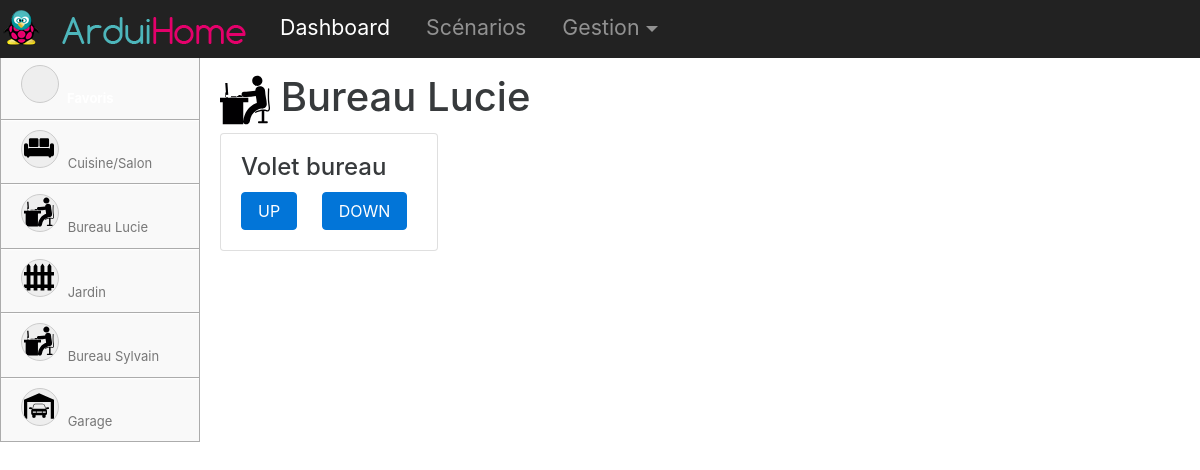
The app's page /index.php/dashboard/index/2 with its own data.
### tables this page shows
CREATE TABLE `zone` (
  `id` int(11) NOT NULL,
  `zone` varchar(45) NOT NULL,
  `image` varchar(45) DEFAULT 'default'
);

CREATE TABLE `peripherique` (
  `id` int(11) NOT NULL,
  `id_type_peripherique` int(11) NOT NULL,
  `id_zone` int(11) NOT NULL,
  `id_fonction` int(11) NOT NULL,
  `nom` varchar(45) NOT NULL,
  `masque` tinyint(1) NOT NULL DEFAULT '0',
  `target` varchar(45) NOT NULL,
  `favoris` tinyint(1) NOT NULL DEFAULT '0',
  `last_heartbeat` datetime DEFAULT NULL,
  `valeur` int(5) DEFAULT NULL
);

CREATE TABLE `commande` (
  `id` int(11) NOT NULL,
  `id_peripherique` int(11) NOT NULL,
  `nom` varchar(45) NOT NULL,
  `contenu` text NOT NULL,
  `nouvelle_valeur` int(11) NOT NULL
);

### application/controllers/Dashboard.php (called while the page is built, shortened)
<?php
class Dashboard extends CI_Controller {
	public function index($_id_zone=null)
	{
		if($_id_zone)
			$zone = $this->zone_model->find($_id_zone);
		else
			$zone = $this->zone_model->BuildFavorisZone();
		$data = array(
			'zone' => $zone,
			'peripheriques' => $this->zone_model->getPeripheriques($zone)
		);
		$this->load->view('header');
		$this->load->view('dashboard', $data);
		$this->load->view('footer');
	}
}

### index.php (called while the page is built, shortened)
<?php
require_once BASEPATH.'core/CodeIgniter.php';

### application/models/Zone_model.php (called while the page is built, shortened)
<?php
class Zone_model extends CI_Model{
	public function  getZones(){
			$zones = $this->db->get('zone')->result();
			return $zones;
	}
	public function find($id_zone){
		return  $this->db->where('id', $id_zone)->get('zone')->row();
	}
	public function getPeripheriques($zone){
		if($zone->id)
			$periphs = $this->db->where('id_zone', $zone->id)->get('peripherique')->result();
		else
			$periphs = $this->db->where('favoris', 1)->get('peripherique')->result();
		$peripheriques = array();
		foreach($periphs as $periph)
			$peripheriques[] = $this->peripherique_model->find($periph->id);
		return $peripheriques;
	}
}

### application/models/Peripherique_model.php (called while the page is built, shortened)
<?php
class Peripherique_model extends CI_Model{
	public function find($_id){
		$obj = $this->db
					->select('z.*, p.*')
					->where('p.id', $_id)
					->join('zone z', 'z.id = p.id_zone')
					->get('peripherique p')
					->row();
		$obj->commandes = $this->db->where('id_peripherique', $obj->id)->get('commande')->result();
		return $obj;
	}
}

### application/views/dashboard.php (the view)
<?php include('includes/sidebar.php'); ?>
 <div class="col-md-10 zone-principale">
       <h1><img src="<?php echo base_url().'assets/img/icons/'.$zone->image; ?>.svg" style="height: 50px; width: 50px;"/> <?php echo $zone->zone; ?></h1>
       <div class="row">
        <?php foreach($peripheriques as $periph){ ?>
     	 <div class="col-md-3">
			<div class="card">
			  <div class="card-block">
			    <h4 class="card-title"><?php echo $periph->nom; ?></h4>
			  	<?php foreach($periph->commandes as $commande){ ?>
			    <a href="#" onclick="sendCommande(<?php echo $commande->id; ?>); return false;" class="card-link btn btn-primary"><?php echo $commande->nom; ?></a>
			    <?php } ?>
			  </div>
			</div>
		</div>
		<?php } ?>
	</div>
</div>

### application/views/includes/sidebar.php
<div class="col-sm-3 col-md-2 sidebar">
         <ul class="nav nav-sidebar">
           <li class="active"><a href="<?php echo site_url('dashboard/index'); ?>"><i class="icon-fav"></i> Favoris</a></li>
           <?php foreach($this->zone_model->getZones() as $zone_sidebar){ ?>
           	<li><nobr><a href="<?php echo site_url('dashboard/index/'.$zone_sidebar->id); ?>"><i class="icon" style="background-image: url('<?php echo base_url().'assets/img/icons/'.$zone_sidebar->image.'.svg'; ?>');"></i> <?php echo $zone_sidebar->zone; ?></a></nobr></li>
           <?php } ?>
         </ul>
</div>

### assets/css/arduihome.css (style rules this page uses)
body { padding-top: 55px; }
.sidebar { padding:0px; }
.sidebar li { background-color: #F9F9F9; border: 1px solid #acacac; border-top: none; }
.sidebar li a { box-shadow: 0 1px 1px #FFFFFF inset; color: #777777; display: block; font-size: 13px; padding: 10px 20px; text-decoration: none; }
.sidebar li i { background: none repeat scroll 0 0 #EEEEEE; background-size: 30px 30px; background-repeat: no-repeat; background-position: 2px 2px; border: 1px solid #CCCCCC; border-radius: 30px; color: #888888; display: inline-block; height: 38px; line-height: 38px; margin-right: 5px; text-align: center; width: 38px; }
.sidebar .active a, li a:hover { background: -moz-linear-gradient(center top , #1AAEF3, #0993D3) repeat scroll 0 0 rgba(0, 0, 0, 0); box-shadow: none; color: #FFFFFF; font-weight: bold; }
.icon-fav { background-image: url('../img/icons/etoile.svg')!important; }
.zone-principale { padding: 20px; }

### records on screen
zone: image (picture), zone "Cuisine/Salon"
zone: image (picture), zone "Bureau Lucie"
zone: image (picture), zone "Jardin"
zone: image (picture), zone "Bureau Sylvain"
zone: image (picture), zone "Garage"
peripherique: nom "Volet bureau"
commande: nom "UP"
commande: nom "DOWN"
